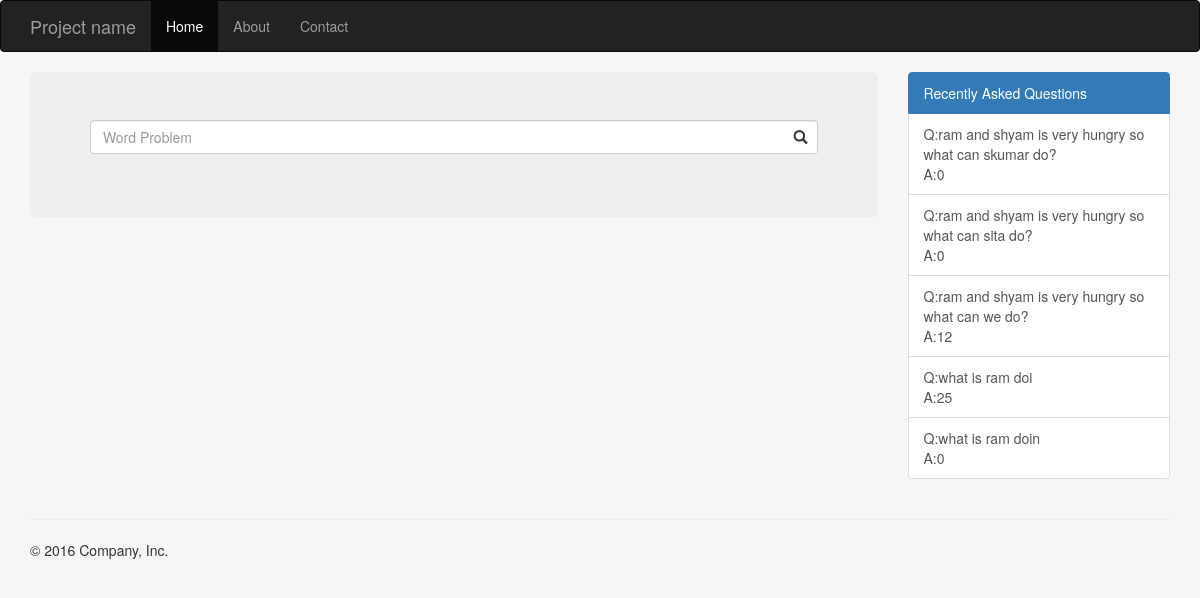
The page / on the database its author committed.
### main/models.py (models this page shows)
class Question(models.Model):
    question = models.CharField(max_length=1000)
    question_class = models.CharField(max_length=200)
    answer = models.IntegerField()
    date = models.DateTimeField('date asked', default=None)

### main/views.py (the view)
# urls.py: url(r'^$', views.index, name='index'),
def index(request):
    lastestQuestionList = Question.objects.order_by('-date')[:5]
    context = {
            'questions': lastestQuestionList,
            }
    return render(request, 'main/index.html', context)

### main/templates/main/index.html (shortened to what this page needs)
<!DOCTYPE html>
<html lang="en">
<head>
	{% load staticfiles %}
	<link rel="stylesheet" href="{% static 'css/bootstrap.min.css' %}" type = "text/css"/>
</head>
<body class="body" style="background-color:#f6f6f6">
    <nav class="navbar navbar-fixed navbar-inverse">
     <div class="container">
       <div class="navbar-header">
         <a class="navbar-brand" href="#">Project name</a>
       </div>
       <div id="navbar" class="collapse navbar-collapse">
         <ul class="nav navbar-nav">
           <li class="active"><a href="#">Home</a></li>
           <li><a href="#about">About</a></li>
           <li><a href="#contact">Contact</a></li>
         </ul>
       </div>
     </div>
   </nav>
   <div class="container">
     <div class="row row-offcanvas row-offcanvas-right">
       <div class="col-xs-12 col-sm-9">
         <div class="jumbotron">
             <form id="searchform" class="search-form">
                  <div class="form-group has-feedback">
              		<input type="text" class="form-control" name="search" id="search" placeholder="Word Problem">
              	</div>
              </form>
         </div>
       </div>
       <div class="col-xs-6 col-sm-3 sidebar-offcanvas" id="sidebar">
         <div class="list-group">
           <a href="#" class="list-group-item active">Recently Asked Questions</a>
		   {% for q in questions %}
		   <a href="#" class="list-group-item">Q:{{ q.question}}<br>A:{{q.answer}}</a>
		   {% endfor %}
         </div>
       </div>
     </div>
     <hr>
     <footer>
       <p>&copy; 2016 Company, Inc.</p>
     </footer>
   </div>
</body>
</html>

### main/templates/main/index.html (style rules this page uses)
html, body { height:100% }
@media (min-width: 1200px) { .container { max-width: 1800px; } }

### rows shown on the page
Question: question "ram and shyam is very hungry so what can skumar do?", answer "0"
Question: question "ram and shyam is very hungry so what can sita do?", answer "0"
Question: question "ram and shyam is very hungry so what can we do?", answer "12"
Question: question "what is ram doi", answer "25"
Question: question "what is ram doin", answer "0"
